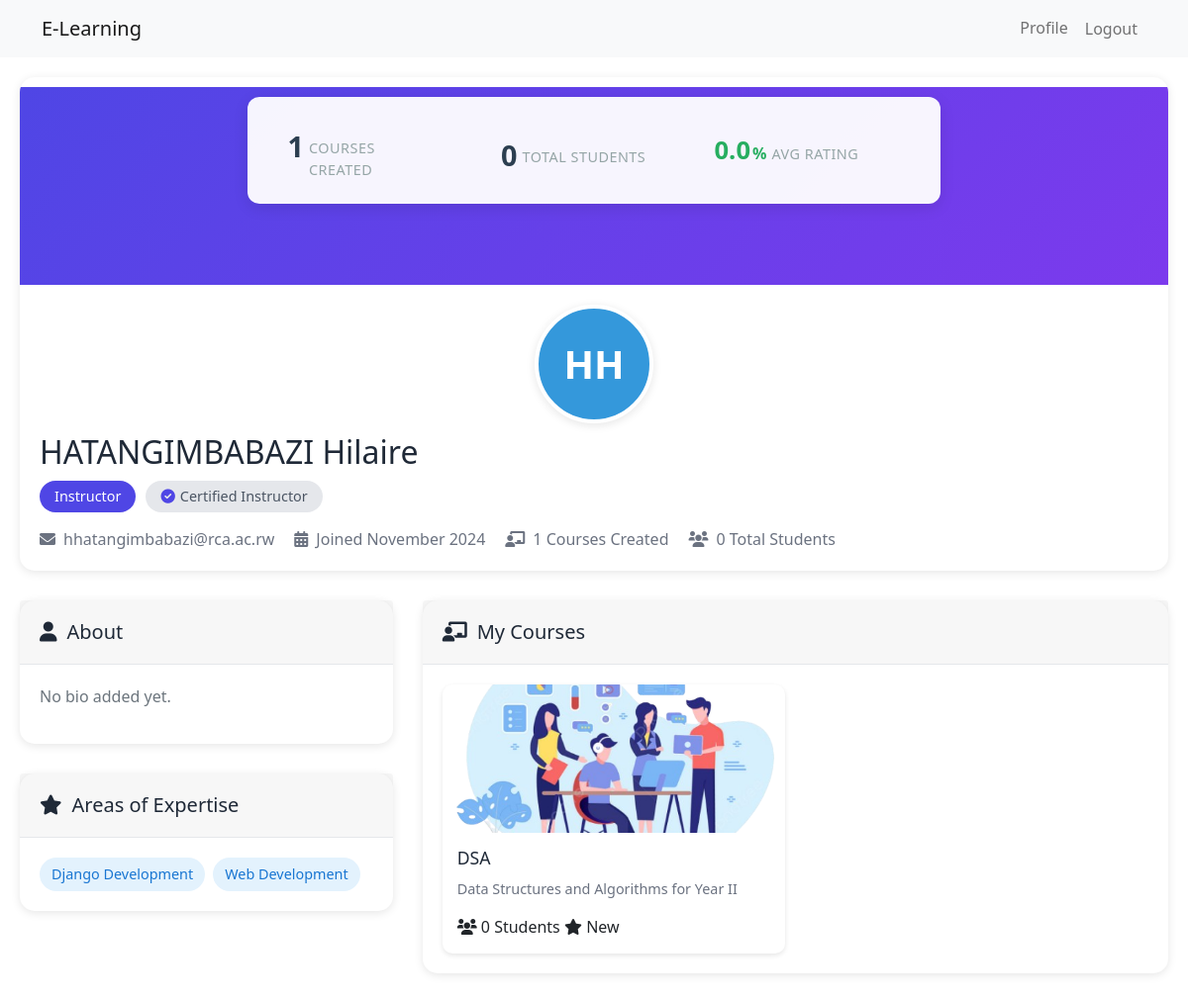
Screenshot of /users/profile/2/ (signed in) with the database file from the repository.
### users/models.py (models this page shows, shortened)
class CustomUser(AbstractUser):
    ROLE_CHOICES = [
        ('student', 'Student'),
        ('instructor', 'Instructor'),
    ]
    role = models.CharField(max_length=10, choices=ROLE_CHOICES, default='student')
    is_instructor = models.BooleanField(default=False)
    is_student = models.BooleanField(default=True)

class Expertise(models.Model):
    name = models.CharField(max_length=100)
    class Meta:
        verbose_name_plural = "Expertise"

### courses/models.py (models this page shows, shortened)
class Course(models.Model):
    title = models.CharField(max_length=200)
    description = models.TextField()
    instructor = models.ForeignKey(
        settings.AUTH_USER_MODEL,
        on_delete=models.CASCADE,
        related_name='courses'
    )
    category = models.ForeignKey(
        Category,
        on_delete=models.SET_NULL,
        null=True,
        related_name='courses'
    )
    image = models.ImageField(upload_to='course_images/', null=True, blank=True)
    created_at = models.DateTimeField(auto_now_add=True)
    updated_at = models.DateTimeField(auto_now=True)
    enrolled_students = models.ManyToManyField(settings.AUTH_USER_MODEL, related_name='enrolled_courses', blank=True)

### users/views.py (the view)
# urls.py: path('profile/<int:user_id>/', views.view_profile, name='view_profile'),
@login_required
def view_profile(request, user_id):
    profile_user = get_object_or_404(User, id=user_id)
    courses = Course.objects.filter(instructor=profile_user)
    total_students = 0
    for course in courses:
        if hasattr(course, 'enrolled_students'):
            total_students += course.enrolled_students.count()
    context = {
        'profile_user': profile_user,
        'is_owner': request.user == profile_user,
        'is_instructor': courses.exists(),
        'courses': courses,
        'total_courses': courses.count(),
        'total_students': total_students,
        'average_rating': 0.0,  # Default value
        'enrolled_courses': Course.objects.filter(enrolled_students=profile_user),
        'completion_rate': '0%',  # Default value
    }
    if hasattr(profile_user, 'profile'):
        context.update({
            'bio': profile_user.profile.bio if hasattr(profile_user.profile, 'bio') else '',
            'expertise': profile_user.profile.expertise.all() if hasattr(profile_user.profile, 'expertise') else [],
            'skills': profile_user.profile.skills.all() if hasattr(profile_user.profile, 'skills') else [],
        })
    return render(request, 'users/profile.html', context)

### templates/users/profile.html (shortened to what this page needs)
{% extends "base.html" %} {% load static %} {% block extra_css %}
<link rel="stylesheet" href="{% static 'css/profile.css' %}" />
{% endblock %} {% block content %}
<div class="profile-wrapper">
  <div class="profile-header-card">
    <div class="cover-photo">
      <div class="profile-stats">
        {% if is_instructor %}
        <div class="stat-item">
          <span class="stat-value">{{ total_courses }}</span>
          <span class="stat-label">Courses Created</span>
        </div>
        <div class="stat-item">
          <span class="stat-value">{{ total_students }}</span>
          <span class="stat-label">Total Students</span>
        </div>
        <div class="stat-item">
          <span class="stat-value">{{ average_rating|default:"0.0" }}</span>
          <span class="stat-label">Avg Rating</span>
        </div>
        {% endif %}
      </div>
    </div>
    <div class="profile-main">
      <div class="profile-avatar-wrapper">
        <div class="profile-avatar-placeholder">
          {{ profile_user.first_name|first|upper}}{{profile_user.last_name|first|upper }}
        </div>
      </div>
      <div class="profile-info">
        <h1 class="profile-name">{{ profile_user.get_full_name }}</h1>
        <div class="profile-badges">
          {% if is_instructor %}
          <span class="badge-role instructor">Instructor</span>
          <span class="badge-verified">
            <i class="fas fa-check-circle"></i> Certified Instructor
          </span>
          {% else %}
          <span class="badge-role student">Student</span>
          <span class="badge-verified">
            <i class="fas fa-check-circle"></i> Verified Student
          </span>
          {% endif %}
        </div>
        <div class="profile-meta">
          <div class="meta-item">
            <i class="fas fa-envelope"></i>
            <span>{{ profile_user.email }}</span>
          </div>
          <div class="meta-item">
            <i class="fas fa-calendar-alt"></i>
            <span>Joined {{ profile_user.date_joined|date:"F Y" }}</span>
          </div>
          {% if profile_user.is_instructor %}
          <div class="meta-item">
            <i class="fas fa-chalkboard-teacher"></i>
            <span>{{ total_courses }} Courses Created</span>
          </div>
          <div class="meta-item">
            <i class="fas fa-users"></i>
            <span>{{ total_students }} Total Students</span>
          </div>
          {% endif %}
        </div>
      </div>
    </div>
  </div>
  <div class="profile-content">
    <div class="content-grid">
      <div class="left-column">
        <div class="profile-card about-card">
          <div class="card-header">
            <h2><i class="fas fa-user"></i> About</h2>
          </div>
          <div class="card-body">
            {% if profile_user.profile.bio %}
            <p class="bio-text">{{ profile_user.profile.bio }}</p>
            {% else %}
            <p class="text-muted">No bio added yet.</p>
            {% endif %}
          </div>
        </div>
        {% if is_instructor %}
        <div class="profile-card expertise-card">
          <div class="card-header">
            <h2><i class="fas fa-star"></i> Areas of Expertise</h2>
          </div>
          <div class="card-body">
            {% if profile_user.profile.expertise.all %}
            <div class="expertise-tags">
              {% for expertise in profile_user.profile.expertise.all %}
              <span class="expertise-tag">{{ expertise.name }}</span>
              {% endfor %}
            </div>
            {% else %}
            <p class="text-muted">No expertise added yet.</p>
            {% endif %}
          </div>
        </div>
        {% endif %}
      </div>
      <div class="right-column">
        {% if is_instructor %}
        <div class="profile-card courses-card">
          <div class="card-header">
            <h2><i class="fas fa-chalkboard-teacher"></i> My Courses</h2>
          </div>
          <div class="card-body">
            <div class="courses-grid">
              {% if courses %} {% for course in courses %}
              <div class="course-card">
                <div class="course-image">
                  {% if course.image %}
                  <img src="{{ course.image.url }}" alt="{{ course.title }}" />
                  {% else %}
                  <div class="course-placeholder">
                    <i class="fas fa-book"></i>
                  </div>
                  {% endif %}
                </div>
                <div class="course-content">
                  <h3>{{ course.title }}</h3>
                  <p>{{ course.description|truncatewords:15 }}</p>
                  <div class="course-meta">
                    <span
                      ><i class="fas fa-users"></i>
                      {{course.enrolled_students.count|default:"0" }} Students</span
                    >
                    <span
                      ><i class="fas fa-star"></i>
                      New</span
                    >
                  </div>
                </div>
              </div>
              {% endfor %} {% endif %}
            </div>
          </div>
        </div>
        {% endif %}
      </div>
    </div>
  </div>
</div>
{% endblock %}

### static/css/profile.css (style rules this page uses)
.profile-wrapper { max-width: 1200px; margin: 20px auto; padding: 0 20px; }
.profile-header-card { background: white; border-radius: 15px; box-shadow: 0 2px 10px rgba(0, 0, 0, 0.1); overflow: hidden; margin-bottom: 30px; }
.cover-photo { height: 200px; background: linear-gradient(135deg, #4f46e5, #7c3aed); position: relative; }
.profile-avatar-wrapper { position: relative; width: 120px; height: 120px; margin: 0 auto; }
.profile-avatar, .profile-avatar-placeholder { width: 100%; height: 100%; border-radius: 50%; border: 4px solid white; box-shadow: 0 2px 10px rgba(0, 0, 0, 0.1); }
.profile-avatar-placeholder { background: #3498db; color: white; display: flex; align-items: center; justify-content: center; font-size: 2.5rem; font-weight: bold; }
.profile-main { position: relative; padding: 20px; }
.profile-name { font-size: 2em; margin: 10px 0; color: #1f2937; }
.profile-badges { display: flex; gap: 10px; margin-bottom: 15px; }
.badge-role { padding: 5px 15px; border-radius: 20px; font-size: 0.9em; font-weight: 500; }
.badge-role.instructor { background: #4f46e5; color: white; }
.badge-verified { display: flex; align-items: center; gap: 5px; padding: 5px 15px; border-radius: 20px; background: #e5e7eb; color: #4b5563; font-size: 0.9em; }
.badge-verified i { color: #4f46e5; }
.profile-meta { display: flex; gap: 20px; margin-top: 15px; }
.meta-item { display: flex; align-items: center; gap: 8px; color: #6b7280; }
.content-grid { display: grid; grid-template-columns: 1fr 2fr; gap: 30px; }
.profile-card { background: white; border-radius: 15px; box-shadow: 0 2px 10px rgba(0, 0, 0, 0.1); margin-bottom: 30px; }
.card-header { padding: 20px; border-bottom: 1px solid #e5e7eb; display: flex; justify-content: space-between; align-items: center; }
.card-header h2 { font-size: 1.25em; color: #1f2937; margin: 0; display: flex; align-items: center; gap: 10px; }
.card-body { padding: 20px; }
.courses-grid { display: grid; grid-template-columns: repeat(auto-fill, minmax(250px, 1fr)); gap: 20px; }
.course-card { background: white; border-radius: 10px; overflow: hidden; box-shadow: 0 2px 5px rgba(0, 0, 0, 0.1); transition: transform 0.3s ease; }
.course-image { height: 150px; position: relative; }
.course-image img { width: 100%; height: 100%; object-fit: cover; }
.course-content { padding: 15px; }
.course-content h3 { margin: 0 0 10px 0; font-size: 1.1em; color: #1f2937; }
.course-content p { margin: 0 0 15px 0; color: #6b7280; font-size: 0.9em; }
.profile-stats { display: flex; justify-content: center; align-items: center; gap: 4rem; padding: 1.5rem 2rem; background: rgba(255, 255, 255, 0.95); border-radius: 12px; box-shadow: 0 4px 15px rgba(0, 0, 0, 0.1); margin: 10px auto 20px auto; max-width: 700px; position: relative; top: 10px; }
.stat-item { display: flex; align-items: baseline; gap: 5px; }
.stat-value { font-size: 1.8rem; font-weight: 700; color: #2c3e50; transform: translateY(4px); }
.stat-item:last-child .stat-value { font-size: 1.6rem; color: #27ae60; transform: translateY(0px); }
.stat-item:last-child .stat-value::after { content: "%"; font-size: 1rem; margin-left: 2px; color: #27ae60; }
.stat-label { font-size: 0.9rem; color: #95a5a6; font-weight: 500; text-transform: uppercase; letter-spacing: 0.5px; width: 130px; }

### templates/users/profile.html (style rules this page uses)
.expertise-tags, .skills-tags { display: flex; flex-wrap: wrap; gap: 8px; }
.expertise-tag, .skill-tag { background-color: #e9ecef; padding: 6px 12px; border-radius: 20px; font-size: 0.9rem; color: #495057; }
.expertise-tag { background-color: #e3f2fd; color: #1976d2; }

### rows the page displays
CustomUser: first_name|first "H", last_name|first "H", get_full_name "HATANGIMBABAZI Hilaire", email "hhatangimbabazi@rca.ac.rw", date_joined "November 2024"
Expertise: name "Django Development"
Expertise: name "Web Development"
Course: image (picture), title "DSA", description "Data Structures and Algorithms for Year II", enrolled_students.count "0"

### other values shown
{{ total_courses }} "1"
{{ total_students }} "0"
{{ average_rating|default:"0.0" }} "0.0"
